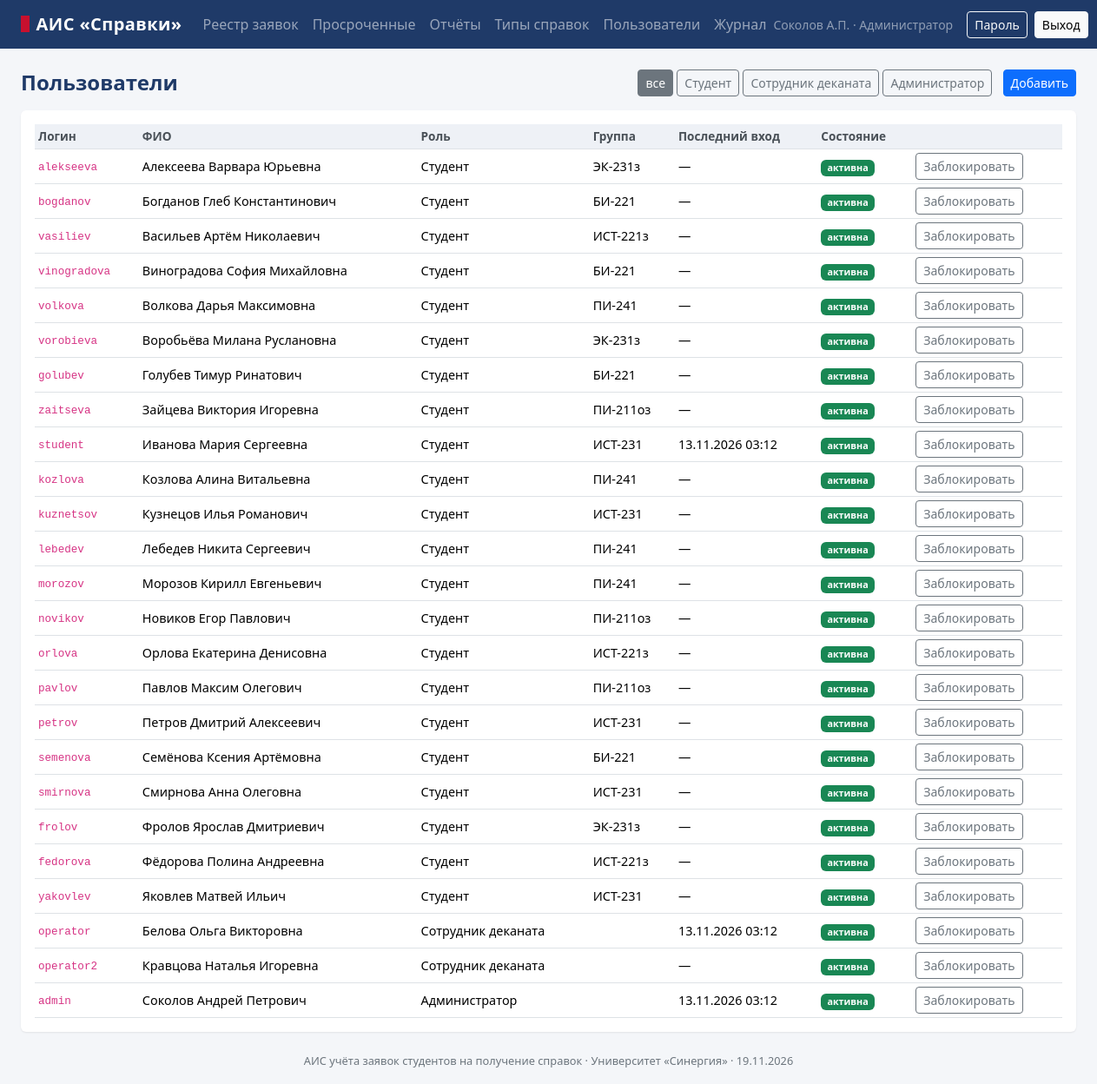
Page /admin/users (signed in) on the committed database.
### app/models.py (models this page shows, shortened)
class User(db.Model):
    __tablename__ = "users"
    id = db.Column(db.Integer, primary_key=True)
    login = db.Column(db.String(40), unique=True, nullable=False, index=True)
    password_hash = db.Column(db.String(255), nullable=False)
    full_name = db.Column(db.String(120), nullable=False)
    email = db.Column(db.String(120))
    role_id = db.Column(db.Integer, db.ForeignKey("roles.id"), nullable=False)
    is_active = db.Column(db.Boolean, default=True, nullable=False)
    failed_logins = db.Column(db.Integer, default=0, nullable=False)
    locked_until = db.Column(db.DateTime)
    created_at = db.Column(db.DateTime, default=datetime.now, nullable=False)
    last_login_at = db.Column(db.DateTime)
    role = db.relationship("Role")
    student = db.relationship("Student", back_populates="user", uselist=False)
    @property
    def role_code(self):
        return self.role.code
    @property
    def short_name(self):
        parts = self.full_name.split()
        return parts[0] + " " + "".join(p[0] + "." for p in parts[1:3])

class Role(db.Model):
    __tablename__ = "roles"
    id = db.Column(db.Integer, primary_key=True)
    code = db.Column(db.String(10), unique=True, nullable=False)
    name = db.Column(db.String(60), nullable=False)

class Student(db.Model):
    __tablename__ = "students"
    id = db.Column(db.Integer, primary_key=True)
    user_id = db.Column(db.Integer, db.ForeignKey("users.id"),
                        unique=True, nullable=False)
    record_book_no = db.Column(db.String(20), unique=True, nullable=False)
    birth_date = db.Column(db.Date, nullable=False)
    faculty = db.Column(db.String(120), nullable=False)
    direction = db.Column(db.String(160), nullable=False)
    group_code = db.Column(db.String(20), nullable=False, index=True)
    course = db.Column(db.Integer, nullable=False)
    study_form = db.Column(db.String(3), nullable=False)
    funding = db.Column(db.String(3), nullable=False)
    enroll_order = db.Column(db.String(40), nullable=False)
    enroll_date = db.Column(db.Date, nullable=False)
    graduation_date = db.Column(db.Date, nullable=False)
    user = db.relationship("User", back_populates="student")

### app/views/admin.py (the view)
@bp.route("/users")
@role_required(ROLE_ADMIN)
def users():
    role = request.args.get("role")
    q = User.query.join(Role)
    if role:
        q = q.filter(Role.code == role)
    return render_template("admin/users.html",
                           items=q.order_by(Role.id, User.full_name).all(),
                           roles=Role.query.all(), role=role,
                           now=datetime.now())

### app/__init__.py (called while the page is built)
def register_template_helpers(app):
    @app.context_processor
    def inject_globals():
        return {"today": date.today(), "DELIVERY": DELIVERY,
                "channels": CHANNELS, "VYZ_BASIS": VYZ_BASIS,
                "org_name": app.config["ORG_NAME"]}
    @app.template_filter("dt")
    def fmt_dt(value, fmt="%d.%m.%Y %H:%M"):
        return value.strftime(fmt) if value else "—"
    @app.template_filter("num")
    def fmt_num(value):
        """Десятичная запятая для отображения дробных показателей."""
        return "—" if value is None else str(value).replace(".", ",")

### app/security.py (called while the page is built)
def load_current_user():
    uid = session.get("uid")
    g.user = db.session.get(User, uid) if uid else None
    if g.user is not None and not g.user.is_active:
        session.clear()
        g.user = None

def login_required(view):
    @wraps(view)
    def wrapped(*args, **kwargs):
        if g.get("user") is None:
            flash("Войдите в систему", "warning")
            return redirect(url_for("auth.login", next=request.path))
        return view(*args, **kwargs)
    return wrapped

def role_required(*roles):
    def decorator(view):
        @wraps(view)
        @login_required
        def wrapped(*args, **kwargs):
            if g.user.role_code not in roles:
                audit("ACCESS_DENIED", details=request.path)
                db.session.commit()
                abort(403)
            return view(*args, **kwargs)
        return wrapped
    return decorator

def set_security_headers(response):
    response.headers.setdefault("X-Frame-Options", "DENY")
    response.headers.setdefault("X-Content-Type-Options", "nosniff")
    response.headers.setdefault("Referrer-Policy", "same-origin")
    response.headers.setdefault(
        "Content-Security-Policy",
        "default-src 'self'; img-src 'self' data:; style-src 'self' 'unsafe-inline'; "
        "script-src 'self'")
    return response

### app/templates/admin/users.html (shortened to what this page needs)
{% extends "base.html" %}
{% block content %}
<div class="d-flex justify-content-between align-items-center mb-3">
<h1 class="h4 page-title mb-0">Пользователи</h1>
<div><a class="btn btn-sm {{ 'btn-secondary' if not role else 'btn-outline-secondary' }}" href="{{ url_for('admin.users') }}">все</a>
{% for r in roles %}<a class="btn btn-sm {{ 'btn-secondary' if role == r.code else 'btn-outline-secondary' }}" href="{{ url_for('admin.users', role=r.code) }}">{{ r.name }}</a> {% endfor %}
<a class="btn btn-primary btn-sm ms-2" href="{{ url_for('admin.user_new') }}">Добавить</a></div></div>
<div class="card"><div class="card-body">
<table class="table table-sm table-hover mb-0"><thead><tr><th>Логин</th><th>ФИО</th><th>Роль</th><th>Группа</th><th>Последний вход</th><th>Состояние</th><th></th></tr></thead>
{% for u in items %}<tr><td><code>{{ u.login }}</code></td><td>{{ u.full_name }}</td><td>{{ u.role.name }}</td><td>{{ u.student.group_code if u.student else '' }}</td><td>{{ u.last_login_at|dt }}</td>
<td>{% if not u.is_active %}<span class="badge text-bg-secondary">заблокирована</span>{% elif u.locked_until and u.locked_until > now %}<span class="badge text-bg-warning">временная блокировка</span>{% else %}<span class="badge text-bg-success">активна</span>{% endif %}</td>
<td><form method="post" action="{{ url_for('admin.user_toggle', user_id=u.id) }}"><input type="hidden" name="csrf_token" value="{{ csrf_token() }}"><button class="btn btn-outline-secondary btn-sm">{{ 'Заблокировать' if u.is_active else 'Разблокировать' }}</button></form></td></tr>{% endfor %}
</table></div></div>
{% endblock %}

### app/templates/base.html (shortened to what this page needs)
<!doctype html>
<html lang="ru">
<head>
  <link rel="stylesheet" href="{{ url_for('static', filename='css/bootstrap.min.css') }}">
  <link rel="stylesheet" href="{{ url_for('static', filename='css/app.css') }}">
</head>
<body>
{% if g.user %}
<nav class="navbar navbar-expand-lg navbar-dark navbar-ais no-print">
  <div class="container-fluid px-4">
    <a class="navbar-brand" href="{{ url_for('index') }}"><span class="mark"></span>АИС «Справки»</a>
    <div class="collapse navbar-collapse" id="nav">
      <ul class="navbar-nav me-auto">
        {% if g.user.role_code == 'STUDENT' %}
        <li class="nav-item"><a class="nav-link" href="{{ url_for('student.dashboard') }}">Кабинет</a></li>
        <li class="nav-item"><a class="nav-link" href="{{ url_for('student.new_request') }}">Заказать справку</a></li>
        <li class="nav-item"><a class="nav-link" href="{{ url_for('student.my_requests') }}">Мои заявки</a></li>
        {% else %}
        <li class="nav-item"><a class="nav-link" href="{{ url_for('staff.registry') }}">Реестр заявок</a></li>
        <li class="nav-item"><a class="nav-link" href="{{ url_for('staff.registry', overdue=1) }}">Просроченные</a></li>
        <li class="nav-item"><a class="nav-link" href="{{ url_for('staff.reports') }}">Отчёты</a></li>
        {% endif %}
        {% if g.user.role_code == 'ADMIN' %}
        <li class="nav-item"><a class="nav-link" href="{{ url_for('admin.types') }}">Типы справок</a></li>
        <li class="nav-item"><a class="nav-link" href="{{ url_for('admin.users') }}">Пользователи</a></li>
        <li class="nav-item"><a class="nav-link" href="{{ url_for('admin.audit_log') }}">Журнал</a></li>
        {% endif %}
      </ul>
      <span class="navbar-text text-white-50 me-3 small text-nowrap">{{ g.user.short_name }} · {{ g.user.role.name }}</span>
      <a class="btn btn-sm btn-outline-light me-2" href="{{ url_for('auth.password') }}">Пароль</a>
      <form method="post" action="{{ url_for('auth.logout') }}" class="d-inline">
        <button class="btn btn-sm btn-light">Выход</button>
      </form>
    </div>
  </div>
</nav>
{% endif %}
<main class="container-fluid px-4 py-4">
  {% block content %}{% endblock %}
</main>
<footer class="footer text-center pb-3 no-print">АИС учёта заявок студентов на получение справок · {{ org_name }} · {{ today.strftime('%d.%m.%Y') }}</footer>
</body>
</html>

### app/static/css/app.css (style rules this page uses)
:root { --ais-brand: #1f3a68; --ais-accent: #c8102e; }
body { background: #f4f6f9; }
.navbar-ais { background: var(--ais-brand); }
.navbar-ais .nav-link { white-space: nowrap; }
.navbar-ais .navbar-brand { font-weight: 600; letter-spacing: .02em; }
.navbar-ais .navbar-brand .mark { display:inline-block; width:.6rem; height:1.2rem; background: var(--ais-accent); margin-right:.5rem; vertical-align:-.15rem; }
.page-title { font-weight: 600; color: var(--ais-brand); }
.card { border: 0; box-shadow: 0 1px 2px rgba(0,0,0,.08); }
.table thead th { font-size: .85rem; color: #495057; background: #eef1f6; }
.table td { font-size: .9rem; vertical-align: middle; }
.footer { font-size: .8rem; color: #6c757d; }

### rows in the picture
User: user.short_name "Соколов А.П.", login "admin", full_name "Соколов Андрей Петрович", role.name "Администратор", last_login_at|dt "13.11.2026 03:12", shows "активна", is_active "Заблокировать"
Role: user.role.name "Администратор", name "Администратор"
Role: name "Студент"
Role: name "Сотрудник деканата"
User: login "alekseeva", full_name "Алексеева Варвара Юрьевна", role.name "Студент", student "ЭК-231з", last_login_at|dt "—", shows "активна", is_active "Заблокировать"
User: login "bogdanov", full_name "Богданов Глеб Константинович", role.name "Студент", student "БИ-221", last_login_at|dt "—", shows "активна", is_active "Заблокировать"
User: login "vasiliev", full_name "Васильев Артём Николаевич", role.name "Студент", student "ИСТ-221з", last_login_at|dt "—", shows "активна", is_active "Заблокировать"
User: login "vinogradova", full_name "Виноградова София Михайловна", role.name "Студент", student "БИ-221", last_login_at|dt "—", shows "активна", is_active "Заблокировать"
User: login "volkova", full_name "Волкова Дарья Максимовна", role.name "Студент", student "ПИ-241", last_login_at|dt "—", shows "активна", is_active "Заблокировать"
User: login "vorobieva", full_name "Воробьёва Милана Руслановна", role.name "Студент", student "ЭК-231з", last_login_at|dt "—", shows "активна", is_active "Заблокировать"
User: login "golubev", full_name "Голубев Тимур Ринатович", role.name "Студент", student "БИ-221", last_login_at|dt "—", shows "активна", is_active "Заблокировать"
User: login "zaitseva", full_name "Зайцева Виктория Игоревна", role.name "Студент", student "ПИ-211оз", last_login_at|dt "—", shows "активна", is_active "Заблокировать"
User: login "student", full_name "Иванова Мария Сергеевна", role.name "Студент", student "ИСТ-231", last_login_at|dt "13.11.2026 03:12", shows "активна", is_active "Заблокировать"
User: login "kozlova", full_name "Козлова Алина Витальевна", role.name "Студент", student "ПИ-241", last_login_at|dt "—", shows "активна", is_active "Заблокировать"
User: login "kuznetsov", full_name "Кузнецов Илья Романович", role.name "Студент", student "ИСТ-231", last_login_at|dt "—", shows "активна", is_active "Заблокировать"
User: login "lebedev", full_name "Лебедев Никита Сергеевич", role.name "Студент", student "ПИ-241", last_login_at|dt "—", shows "активна", is_active "Заблокировать"
User: login "morozov", full_name "Морозов Кирилл Евгеньевич", role.name "Студент", student "ПИ-241", last_login_at|dt "—", shows "активна", is_active "Заблокировать"
User: login "novikov", full_name "Новиков Егор Павлович", role.name "Студент", student "ПИ-211оз", last_login_at|dt "—", shows "активна", is_active "Заблокировать"
User: login "orlova", full_name "Орлова Екатерина Денисовна", role.name "Студент", student "ИСТ-221з", last_login_at|dt "—", shows "активна", is_active "Заблокировать"
User: login "pavlov", full_name "Павлов Максим Олегович", role.name "Студент", student "ПИ-211оз", last_login_at|dt "—", shows "активна", is_active "Заблокировать"
User: login "petrov", full_name "Петров Дмитрий Алексеевич", role.name "Студент", student "ИСТ-231", last_login_at|dt "—", shows "активна", is_active "Заблокировать"
User: login "semenova", full_name "Семёнова Ксения Артёмовна", role.name "Студент", student "БИ-221", last_login_at|dt "—", shows "активна", is_active "Заблокировать"
User: login "smirnova", full_name "Смирнова Анна Олеговна", role.name "Студент", student "ИСТ-231", last_login_at|dt "—", shows "активна", is_active "Заблокировать"
User: login "frolov", full_name "Фролов Ярослав Дмитриевич", role.name "Студент", student "ЭК-231з", last_login_at|dt "—", shows "активна", is_active "Заблокировать"
User: login "fedorova", full_name "Фёдорова Полина Андреевна", role.name "Студент", student "ИСТ-221з", last_login_at|dt "—", shows "активна", is_active "Заблокировать"
User: login "yakovlev", full_name "Яковлев Матвей Ильич", role.name "Студент", student "ИСТ-231", last_login_at|dt "—", shows "активна", is_active "Заблокировать"
User: login "operator", full_name "Белова Ольга Викторовна", role.name "Сотрудник деканата", last_login_at|dt "13.11.2026 03:12", shows "активна", is_active "Заблокировать"
User: login "operator2", full_name "Кравцова Наталья Игоревна", role.name "Сотрудник деканата", last_login_at|dt "—", shows "активна", is_active "Заблокировать"

### other values in the picture
{{ org_name }} "Университет «Синергия»"
